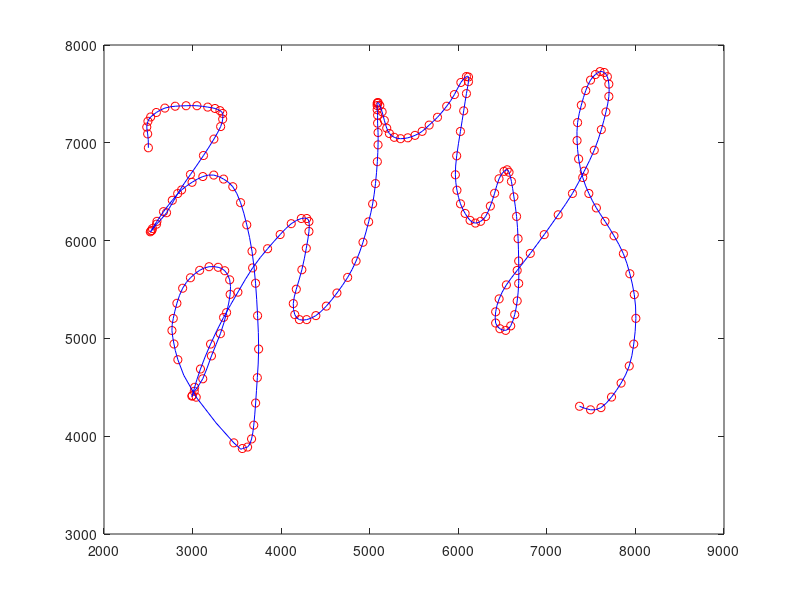
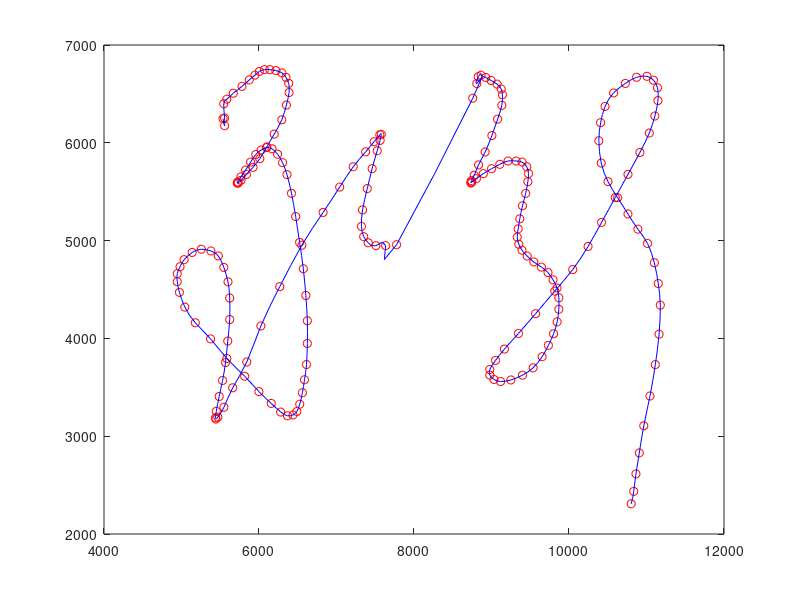

These charts were generated, in order, by the following MATLAB code:
clc
clear all
close all

aa1=[5536 6247 60111715 0 1600 320 242
5556 6175 60111725 1 1590 340 254
5556 6254 60111735 1 1580 350 242
5545 6399 60111745 1 1560 360 242
5585 6446 60111755 1 1550 370 242
5668 6507 60111765 1 1530 380 245
5780 6577 60111775 1 1530 390 250
5874 6643 60111785 1 1520 390 264
5947 6692 60111795 1 1510 400 287
6005 6730 60111805 1 1500 410 302
6070 6748 60111815 1 1490 420 305
6140 6748 60111825 1 1480 420 322
6218 6738 60111835 1 1470 430 330
6296 6715 60111845 1 1460 440 337
6348 6669 60111855 1 1450 440 346
6383 6608 60111865 1 1450 450 369
6388 6514 60111875 1 1450 450 388
6354 6386 60111885 1 1440 460 400
6294 6235 60111895 1 1440 460 409
6196 6089 60111905 1 1430 460 415
6101 5958 60111915 1 1440 470 420
6010 5838 60111925 1 1440 470 422
5923 5749 60111935 1 1430 480 425
5838 5677 60111945 1 1430 480 427
5767 5616 60111955 1 1430 480 430
5731 5588 60111965 1 1430 480 431
5719 5588 60111975 1 1420 470 427
5726 5600 60111986 1 1400 480 422
5766 5651 60111996 1 1400 480 422
5827 5721 60112006 1 1400 480 425
5892 5803 60112016 1 1400 480 414
5958 5880 60112026 1 1390 470 420
6027 5926 60112036 1 1400 480 427
6097 5951 60112046 1 1400 480 430
6168 5939 60112056 1 1400 480 438
6240 5883 60112066 1 1390 480 442
6304 5797 60112076 1 1390 480 468
6361 5675 60112086 1 1390 480 495
6419 5484 60112096 1 1390 480 509
6473 5246 60112106 1 1390 480 519
6524 4982 60112116 1 1390 480 533
6572 4712 60112126 1 1390 480 537
6604 4439 60112136 1 1410 490 539
6624 4180 60112146 1 1410 490 553
6624 3948 60112156 1 1410 490 566
6613 3733 60112166 1 1400 500 592
6587 3577 60112176 1 1400 500 586
6560 3444 60112186 1 1400 500 592
6526 3327 60112196 1 1380 500 594
6488 3252 60112206 1 1380 500 595
6439 3217 60112216 1 1370 510 591
6367 3209 60112226 1 1370 510 570
6280 3247 60112236 1 1360 510 465
6158 3335 60112246 1 1360 510 291
5999 3456 60112256 1 1360 510 168
5815 3613 60112266 1 1360 510 119
5585 3795 60112276 1 1360 510 115
5375 3995 60112286 1 1360 510 108
5178 4160 60112296 1 1350 510 108
5043 4320 60112306 1 1350 510 119
4973 4471 60112316 1 1350 510 141
4945 4580 60112326 1 1350 510 144
4945 4662 60112336 1 1350 510 170
4981 4733 60112346 1 1350 500 190
5034 4805 60112356 1 1350 500 240
5138 4879 60112366 1 1360 490 284
5255 4912 60112376 1 1360 490 301
5380 4894 60112386 1 1350 490 324
5475 4843 60112396 1 1360 480 364
5546 4726 60112406 1 1360 480 397
5600 4579 60112416 1 1370 470 436
5622 4413 60112426 1 1360 470 474
5622 4193 60112436 1 1360 470 502
5597 3973 60112446 1 1370 460 527
5568 3753 60112456 1 1360 470 556
5530 3570 60112466 1 1360 470 569
5486 3406 60112476 1 1360 470 581
5449 3255 60112486 1 1360 470 591
5438 3189 60112496 1 1360 470 589
5444 3175 60112506 1 1350 470 589
5469 3195 60112516 1 1350 470 595
5547 3296 60112526 1 1340 470 589
5661 3495 60112536 1 1340 470 570
5842 3759 60112546 1 1340 480 521
6024 4127 60112556 1 1340 480 491
6268 4529 60112566 1 1340 480 488
6553 4953 60112576 1 1340 480 486
6827 5288 60112586 1 1350 490 486
7041 5547 60112596 1 1350 490 496
7216 5755 60112606 1 1350 490 491
7376 5908 60112616 1 1360 490 495
7485 6011 60112626 1 1370 480 488
7559 6082 60112636 1 1380 490 489
7578 6087 60112646 1 1390 480 496
7563 6025 60112656 1 1410 490 517
7525 5919 60112666 1 1420 480 541
7460 5736 60112676 1 1430 490 562
7397 5532 60112686 1 1430 490 583
7336 5314 60112696 1 1450 480 591
7322 5145 60112706 1 1450 480 602
7351 5040 60112716 1 1460 490 611
7409 4978 60112726 1 1460 490 619
7509 4948 60112736 1 1470 480 613
7634 4948 60112746 1 1470 480 584
7775 4958 60112756 1 1480 480 404
8758 6456 60113358 0 1620 410 394
8810 6605 60113368 1 1610 400 423
8829 6676 60113378 1 1590 410 420
8866 6691 60113388 1 1590 420 417
8925 6668 60113398 1 1580 430 415
8995 6637 60113408 1 1560 430 418
9072 6600 60113418 1 1560 440 393
9125 6550 60113428 1 1560 440 305
9141 6491 60113438 1 1550 450 228
9133 6383 60113448 1 1550 450 178
9079 6242 60113458 1 1530 460 171
9005 6074 60113468 1 1530 460 171
8918 5906 60113478 1 1520 460 173
8833 5774 60113488 1 1520 460 203
8777 5668 60113498 1 1510 470 235
8740 5613 60113508 1 1500 480 262
8735 5591 60113518 1 1500 480 287
8735 5591 60113528 1 1500 480 309
8746 5599 60113538 1 1490 490 324
8805 5633 60113548 1 1490 490 343
8895 5685 60113558 1 1490 490 369
9001 5735 60113568 1 1490 490 392
9107 5780 60113578 1 1480 500 417
9213 5814 60113588 1 1480 500 443
9318 5814 60113598 1 1480 500 443
9395 5803 60113608 1 1480 500 465
9455 5755 60113618 1 1480 500 478
9477 5686 60113628 1 1480 500 498
9469 5602 60113638 1 1470 510 502
9441 5483 60113648 1 1470 510 514
9400 5356 60113658 1 1470 510 518
9365 5223 60113668 1 1470 510 533
9344 5120 60113678 1 1480 510 537
9332 5035 60113688 1 1480 510 551
9352 4963 60113698 1 1480 510 568
9393 4902 60113708 1 1480 510 561
9460 4842 60113718 1 1490 510 567
9546 4782 60113728 1 1480 510 569
9644 4729 60113738 1 1480 510 569
9729 4673 60113748 1 1480 510 570
9794 4599 60113758 1 1470 520 570
9846 4515 60113768 1 1470 520 572
9869 4415 60113778 1 1470 520 574
9869 4298 60113788 1 1470 520 584
9847 4169 60113798 1 1470 520 592
9801 4047 60113808 1 1460 530 589
9734 3929 60113818 1 1460 530 592
9653 3813 60113828 1 1460 530 589
9537 3699 60113838 1 1450 540 592
9400 3624 60113848 1 1450 540 591
9250 3575 60113858 1 1450 540 592
9117 3559 60113868 1 1440 540 592
9032 3580 60113878 1 1440 540 592
8978 3625 60113888 1 1440 540 589
8978 3682 60113898 1 1450 550 592
9052 3775 60113908 1 1450 550 591
9167 3891 60113918 1 1450 550 592
9348 4051 60113928 1 1450 550 595
9569 4253 60113938 1 1450 550 592
9816 4483 60113948 1 1450 550 585
10048 4704 60113958 1 1450 550 594
10246 4940 60113968 1 1450 550 585
10420 5186 60113978 1 1450 550 586
10597 5441 60113988 1 1450 550 588
10761 5677 60113998 1 1460 550 586
10915 5901 60114008 1 1460 550 592
11036 6100 60114018 1 1470 550 594
11108 6274 60114028 1 1490 550 597
11148 6432 60114038 1 1500 540 602
11142 6563 60114048 1 1500 540 603
11090 6640 60114058 1 1510 530 600
11006 6680 60114068 1 1510 530 597
10872 6670 60114078 1 1530 530 597
10727 6607 60114088 1 1530 530 603
10575 6510 60114098 1 1540 520 605
10465 6372 60114108 1 1540 520 614
10408 6206 60114118 1 1540 520 624
10385 6021 60114128 1 1550 510 639
10416 5793 60114138 1 1560 510 641
10503 5603 60114139 1 1560 510 649
10627 5439 60114149 1 1560 510 661
10761 5272 60114159 1 1560 510 669
10889 5117 60114169 1 1560 510 688
11013 4971 60114179 1 1560 510 711
11101 4773 60114189 1 1550 520 731
11152 4561 60114199 1 1550 520 728
11178 4340 60114209 1 1540 530 739
11162 4043 60114219 1 1540 530 752
11114 3732 60114229 1 1530 540 762
11045 3411 60114239 1 1530 550 777
10965 3107 60114249 1 1520 560 782
10907 2829 60114259 1 1520 560 771
10864 2615 60114269 1 1520 570 756
10835 2436 60114279 1 1510 580 645
10802 2309 60114289 1 1500 580 122];
a1=aa1(:,1:2);
Na1=size(a1);

aa2=[
2501 6949 33646724 0 1350 800 226
2493 7091 33646734 1 1310 790 306
2483 7161 33646744 1 1320 780 335
2496 7220 33646754 1 1350 760 364
2527 7264 33646764 1 1320 740 417
2591 7310 33646774 1 1350 720 450
2687 7355 33646784 1 1330 700 486
2804 7374 33646794 1 1310 680 501
2927 7379 33646804 1 1320 650 512
3049 7379 33646814 1 1320 640 533
3171 7365 33646824 1 1300 620 537
3253 7351 33646834 1 1310 600 538
3309 7329 33646844 1 1310 580 538
3340 7300 33646854 1 1310 560 526
3340 7242 33646864 1 1300 540 520
3317 7166 33646874 1 1300 530 509
3241 7038 33646884 1 1290 510 497
3123 6870 33646894 1 1300 510 494
2976 6676 33646904 1 1290 500 510
2832 6481 33646914 1 1290 500 536
2706 6285 33646924 1 1280 500 574
2593 6168 33646934 1 1280 500 594
2540 6103 33646944 1 1280 500 625
2523 6090 33646954 1 1280 500 633
2530 6099 33646964 1 1270 510 644
2547 6123 33646974 1 1270 510 641
2598 6197 33646984 1 1270 510 641
2672 6296 33646994 1 1260 510 645
2771 6412 33647004 1 1260 510 645
2876 6518 33647014 1 1260 510 637
2994 6596 33647024 1 1260 510 637
3116 6655 33647034 1 1240 520 638
3239 6670 33647044 1 1240 520 636
3350 6629 33647054 1 1240 520 656
3454 6551 33647064 1 1240 520 675
3542 6388 33647074 1 1240 520 699
3612 6161 33647084 1 1240 520 724
3671 5891 33647094 1 1230 520 731
3711 5564 33647104 1 1230 520 733
3734 5232 33647114 1 1240 530 749
3746 4891 33647124 1 1230 530 754
3731 4598 33647134 1 1220 540 760
3712 4339 33647144 1 1200 540 763
3691 4113 33647154 1 1190 540 728
3666 3972 33647164 1 1170 550 693
3621 3889 33647174 1 1160 550 580
3562 3874 33647184 1 1150 550 417
3466 3932 33647194 1 1130 560 6
3041 4399 33647235 0 1080 560 160
2834 4782 33647245 1 1070 560 185
2790 4943 33647255 1 1060 550 218
2767 5081 33647265 1 1060 550 223
2782 5204 33647275 1 1060 550 255
2823 5359 33647285 1 1060 550 294
2888 5513 33647295 1 1060 540 327
2976 5620 33647305 1 1060 540 361
3080 5696 33647315 1 1070 540 394
3186 5733 33647325 1 1060 530 413
3289 5727 33647335 1 1060 530 440
3363 5692 33647345 1 1080 530 468
3419 5599 33647355 1 1080 530 519
3424 5450 33647365 1 1080 530 567
3384 5264 33647375 1 1090 520 613
3314 5048 33647385 1 1090 520 643
3213 4821 33647395 1 1090 520 678
3115 4587 33647405 1 1090 520 697
3019 4459 33647415 1 1090 520 699
2992 4410 33647425 1 1090 520 670
2997 4415 33647435 1 1090 520 570
3023 4500 33647445 1 1090 520 468
3089 4687 33647455 1 1090 520 309
3203 4942 33647465 1 1090 520 127
3350 5215 33647475 1 1090 520 107
3512 5473 33647485 1 1090 520 168
3678 5721 33647495 1 1090 520 276
3847 5917 33647505 1 1090 520 344
3989 6062 33647515 1 1090 520 414
4114 6173 33647525 1 1100 520 465
4228 6226 33647535 1 1100 520 497
4289 6226 33647545 1 1120 520 572
4314 6195 33647555 1 1130 520 619
4314 6094 33647565 1 1140 530 644
4284 5922 33647575 1 1150 520 664
4234 5702 33647585 1 1150 520 724
4171 5503 33647595 1 1150 520 756
4137 5356 33647605 1 1160 520 782
4154 5243 33647615 1 1160 520 794
4206 5192 33647625 1 1160 520 793
4288 5192 33647635 1 1170 520 790
4392 5233 33647645 1 1170 520 790
4510 5330 33647655 1 1160 520 791
4630 5464 33647665 1 1150 510 768
4751 5624 33647675 1 1150 510 757
4846 5791 33647685 1 1150 520 697
4924 5983 33647695 1 1150 520 631
4988 6192 33647705 1 1150 520 537
5033 6375 33647715 1 1150 520 418
5065 6583 33647725 1 1150 520 336
5086 6807 33647735 1 1150 520 329
5094 6979 33647745 1 1150 520 334
5094 7105 33647755 1 1160 520 334
5089 7201 33647765 1 1170 520 376
5089 7282 33647775 1 1190 510 443
5084 7339 33647785 1 1210 520 475
5084 7381 33647795 1 1210 520 512
5084 7403 33647805 1 1220 510 530
5089 7411 33647815 1 1230 510 539
5095 7411 33647825 1 1250 510 595
5114 7381 33647835 1 1260 500 622
5140 7317 33647845 1 1260 500 644
5165 7230 33647855 1 1270 500 670
5192 7150 33647865 1 1280 490 676
5222 7095 33647875 1 1280 490 702
5277 7056 33647885 1 1280 490 716
5348 7042 33647895 1 1290 490 728
5430 7051 33647905 1 1300 500 721
5511 7076 33647915 1 1300 500 728
5592 7117 33647925 1 1300 500 731
5671 7181 33647935 1 1320 490 737
5765 7261 33647945 1 1320 490 734
5869 7374 33647955 1 1320 490 737
5956 7493 33647965 1 1320 490 733
6029 7617 33647975 1 1330 500 705
6092 7678 33647985 1 1330 500 681
6115 7673 33647995 1 1330 500 679
6115 7625 33648005 1 1330 500 684
6092 7503 33648015 1 1330 500 688
6061 7327 33648025 1 1330 500 702
6024 7116 33648035 1 1330 510 716
5982 6867 33648045 1 1330 510 749
5967 6673 33648055 1 1330 510 756
5985 6515 33648065 1 1320 510 763
6025 6376 33648075 1 1320 510 757
6077 6278 33648085 1 1320 510 760
6133 6207 33648095 1 1300 520 759
6193 6179 33648105 1 1300 520 759
6252 6197 33648115 1 1300 520 757
6308 6246 33648125 1 1290 520 753
6362 6353 33648135 1 1290 520 737
6410 6484 33648145 1 1290 520 720
6460 6632 33648155 1 1290 520 727
6516 6708 33648165 1 1280 530 724
6552 6724 33648175 1 1280 530 730
6573 6699 33648185 1 1280 530 727
6600 6605 33648195 1 1280 530 733
6628 6447 33648205 1 1290 530 740
6658 6247 33648215 1 1290 530 755
6675 6020 33648225 1 1280 540 749
6682 5791 33648235 1 1280 540 751
6682 5562 33648245 1 1280 540 751
6665 5383 33648255 1 1260 540 752
6637 5243 33648265 1 1250 550 761
6592 5128 33648275 1 1250 550 756
6535 5082 33648285 1 1240 550 777
6470 5099 33648295 1 1240 550 779
6422 5157 33648305 1 1210 550 779
6422 5272 33648315 1 1210 550 782
6461 5404 33648325 1 1200 550 784
6543 5547 33648335 1 1180 560 780
6665 5695 33648345 1 1180 560 779
6813 5869 33648355 1 1180 560 784
6970 6061 33648365 1 1190 560 785
7128 6264 33648375 1 1190 560 782
7289 6482 33648385 1 1190 560 784
7422 6710 33648395 1 1190 560 779
7535 6924 33648405 1 1190 560 760
7615 7135 33648415 1 1210 560 742
7667 7315 33648425 1 1220 560 730
7700 7474 33648435 1 1250 560 725
7700 7600 33648445 1 1260 560 722
7683 7676 33648455 1 1260 560 721
7648 7719 33648465 1 1270 550 722
7600 7728 33648475 1 1290 550 730
7548 7698 33648485 1 1290 550 733
7493 7641 33648495 1 1310 550 720
7439 7534 33648505 1 1330 540 727
7389 7385 33648515 1 1330 540 740
7347 7207 33648525 1 1330 540 761
7341 7023 33648535 1 1340 540 753
7359 6835 33648545 1 1340 540 762
7405 6645 33648555 1 1340 540 770
7474 6482 33648565 1 1340 540 782
7559 6334 33648575 1 1340 540 788
7657 6197 33648585 1 1330 540 791
7758 6049 33648595 1 1340 550 811
7864 5866 33648605 1 1340 550 825
7937 5661 33648615 1 1320 550 846
7987 5448 33648625 1 1320 570 852
8005 5205 33648635 1 1310 570 863
7981 4942 33648627 1 1300 580 863
7930 4718 33648637 1 1290 590 875
7838 4543 33648647 1 1280 590 876
7730 4400 33648657 1 1260 600 857
7611 4292 33648667 1 1250 600 811
7493 4270 33648677 1 1220 610 681
7369 4306 33648687 1 1200 620 472];
a2=aa2(:,1:2);
Na2=size(a2);

for n1=1:Na1(1)
    xy1(:,n1)=[a1(n1,1);a1(n1,2)];
    figure(2)
    plot(double(a1(n1,1)),double(a1(n1,2)),'ro')
hold on

end
t1 = 1:n1;
ts1 = 1: 0.5: n1;
xys1 = spline(t1,xy1,ts1);
figure(2)
plot(xys1(1,:),xys1(2,:),'b-')

for n2=1:Na2(1)
    xy2(:,n2)=[a2(n2,1);a2(n2,2)];
    figure(1)
    plot(double(a2(n2,1)),double(a2(n2,2)),'ro')
hold on

end
t2 = 1:n2;
ts2 = 1: 0.5: n2;
xys2 = spline(t2,xy2,ts2);
figure(1)
plot(xys2(1,:),xys2(2,:),'b-')
